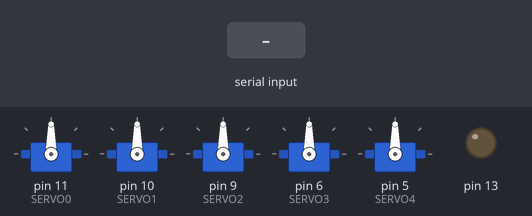
Recording of a sketch running on a simulated Arduino Uno, built with avr-gcc and run on an emulated ATmega328P. Parts: 5 × servo, output pins drawn as LEDs (lit = HIGH). Inputs (shaded band) come from the test bench. At 6.1 s the program stops and its outputs stay as they are.

Above: at 3.2 s.
3.3 s: "2\n" received over Serial
At 3.6 s:
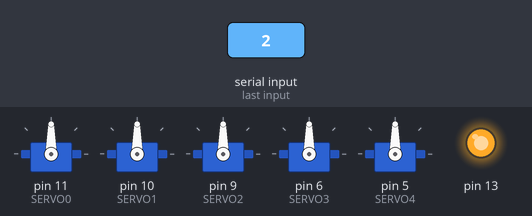
Timing chart, 0 to 6.3 s (numbered marks = the images above; inputs shaded):
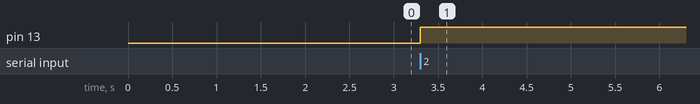

The sketch:

arduino_control.ino
```cpp
#include <Servo.h>
#include <ArduinoSTL.h> // Go to ArduinoSTL>src>new_handler and comment out line 22 (const std::nothrow_t std::nothrow = { };)
#include <vector>

// pin numbers and constants
#define SERVO0 11  //Thumb
#define SERVO1 10  //Index
#define SERVO2 9   //Middle
#define SERVO3 6   //Ring
#define SERVO4 5   //Pinky

const int ANGLE_DIVISIONS = 1;
const int TIME_DELAY = 15;

// creating servo objects
Servo thumb_servo;
Servo index_servo;
Servo middle_servo;
Servo ring_servo;
Servo pinky_servo;

std::vector<Servo> SERVO_LIST{ thumb_servo, index_servo, middle_servo, ring_servo, pinky_servo };

void setup() {
  Serial.begin(9600);
  thumb_servo.attach(SERVO0);
  index_servo.attach(SERVO1);
  middle_servo.attach(SERVO2);
  ring_servo.attach(SERVO3);
  pinky_servo.attach(SERVO4);
  pinMode(13,OUTPUT);
  // initializing all servos to 0 position
  for (int i = 0; i < SERVO_LIST.size(); i++) {
    SERVO_LIST[i].write(0);
  }
  delay(2000);
}

void move_servo(Servo& servo_num, int end_angle) {
  int current_angle = servo_num.read();
  if (current_angle < end_angle) {
    for (int pos = current_angle; pos <= end_angle; pos += ANGLE_DIVISIONS) {
      servo_num.write(pos);
      delay(TIME_DELAY);
    }
  } else {
    for (int pos = current_angle; pos >= end_angle; pos -= ANGLE_DIVISIONS) {
      servo_num.write(pos);
      delay(TIME_DELAY);
    }
  }
}

void holdUpFinger(int holdup_servonum) {
  for (int servonum = 0; servonum < SERVO_LIST.size(); servonum++) {
    if (servonum != holdup_servonum) {
      move_servo(SERVO_LIST[servonum], 0);
    } else {
      // Set the servo angle to 0 degrees
      move_servo(SERVO_LIST[servonum], 180);
    }
  }
}

void loop() {
  if (Serial.available() > 0) {
    int state = Serial.parseInt();
    if (state == 2){
      digitalWrite(13,HIGH);
    }

    switch (state) {
      case 1:
        // all fingers unclenched
        for (int i = 0; i < SERVO_LIST.size(); i++) {
          SERVO_LIST[i].write(0);
        }
        break;

      case 2:
        // clench thumb
        holdUpFinger(0);
        break;

      case 3:
        // clench index
        holdUpFinger(1);
        break;

      case 4:
        // clench middle
        holdUpFinger(2);
        break;

      case 5:
        // clench ring
        holdUpFinger(3);
        break;

      case 6:
        // clench pinky
        holdUpFinger(4);
        break;

      case 7:
        // clench all
        for (int i = 0; i < SERVO_LIST.size(); i++) {
          SERVO_LIST[i].write(180);
        }
        break;
    }
    exit(0);
  }
}
```

Measured:
- after the input at 3.3 s, pin 13: LOW → HIGH at once
